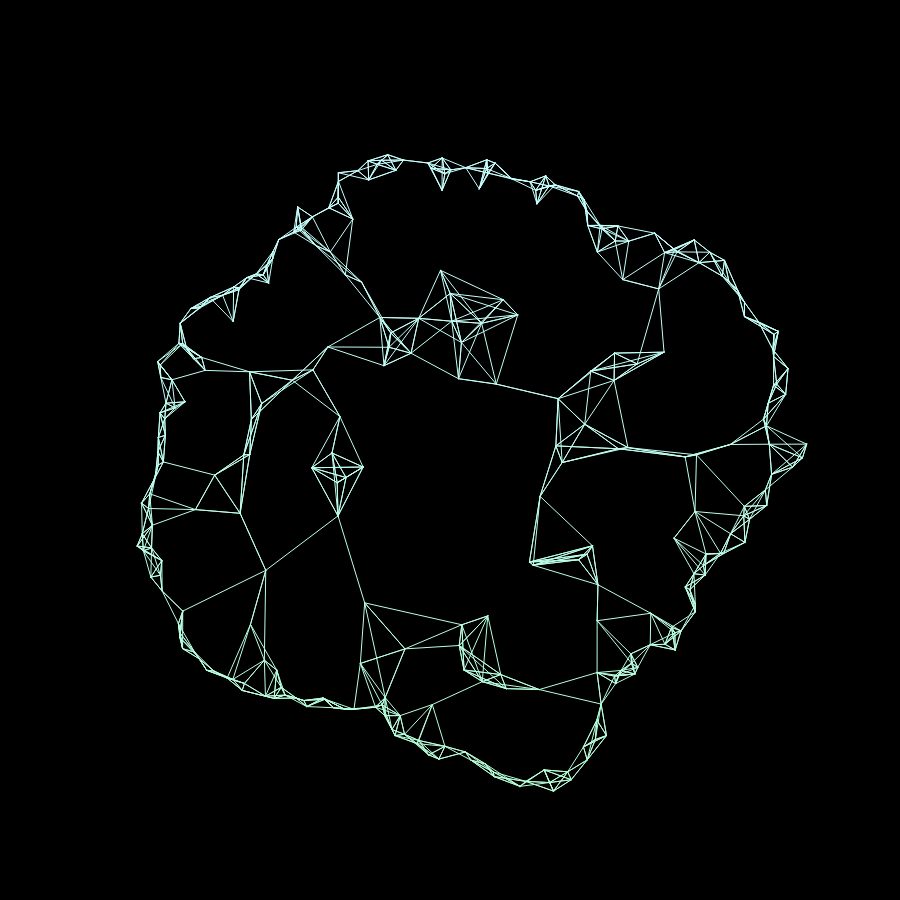
Frame 1 (no input)
Frame 2 (the mouse pressed at the canvas centre, redrawn once): identical to frame 1, image omitted

The p5.js sketch that drew this single still picture (run headless with seeded random() and noise() and a simulated clock; the mouse was pressed at the canvas centre and the sketch redrawn once):

// p5.js sketch
// ── sketch.js
// "Geometric constellation" style
// Yuri + Echo, p5.js

let points = [];
const NUM_PERIMETER_POINTS = 200; // puntos en el perímetro
const NUM_INTERIOR_POINTS = 100; // puntos en el interior
const NEIGHBORS = 5; // cuántos vecinos conectar
const MAX_DIST = 150; // distancia máxima de conexión

function setup() {
  const s = min(windowWidth, windowHeight) * 0.9;
  createCanvas(s, s);
  background(45, 52, 54);

  colorMode(HSB, 360, 100, 100);
  noLoop(); // dibujo estático

  generatePoints();
}

function windowResized() {
  const s = min(windowWidth, windowHeight) * 0.9;
  resizeCanvas(s, s);
  redraw();
}

function draw() {
  background(0);
  drawNetwork();
}

function generatePoints() {
  points = [];

  const cx = width / 2;
  const cy = height / 2;
  const baseR = min(width, height) * 0.35;

  // 1. Generar puntos en el perímetro (como antes)
  for (let i = 0; i < NUM_PERIMETER_POINTS; i++) {
    // ángulo alrededor del círculo
    const t = map(i, 0, NUM_PERIMETER_POINTS, 0, TWO_PI);

    // ruido en el radio para deformar la "corona"
    const n = noise(i * 0.05);
    const rOffset = map(n, 0, 1, -baseR * 0.35, baseR * 0.35);
    const r = baseR + rOffset;

    let x = cx + cos(t) * r;
    let y = cy + sin(t) * r;

    // un poco de jitter extra
    x += random(-10, 10);
    y += random(-10, 10);

    points.push(createVector(x, y));
  }

  // 2. Generar puntos en el interior del círculo
  for (let i = 0; i < NUM_INTERIOR_POINTS; i++) {
    // generar un punto aleatorio dentro del círculo
    const angle = random(TWO_PI);
    // usar sqrt para distribución uniforme en el área
    const r = sqrt(random(1)) * baseR * 0.9; // 0.9 para mantenerlos dentro

    let x = cx + cos(angle) * r;
    let y = cy + sin(angle) * r;

    // jitter adicional
    x += random(-8, 8);
    y += random(-8, 8);

    points.push(createVector(x, y));
  }
}

function drawNetwork() {
  // dos colores para hacer un pequeño gradiente
  const c1 = color(190, 20, 100); // azul claro
  const c2 = color(140, 30, 100); // verdoso

  strokeWeight(1);

  for (let i = 0; i < points.length; i++) {
    const p = points[i];

    // calcular distancias a todos los demás puntos
    let neighbors = [];
    for (let j = 0; j < points.length; j++) {
      if (i === j) continue;
      const q = points[j];
      const d = p5.Vector.dist(p, q);
      neighbors.push({ idx: j, dist: d });
    }

    // ordenar por distancia ascendente
    neighbors.sort((a, b) => a.dist - b.dist);

    // conectar con los N vecinos más cercanos
    for (let k = 0; k < NEIGHBORS; k++) {
      const nb = neighbors[k];
      if (nb.dist > MAX_DIST) continue;

      const q = points[nb.idx];

      // factor para el gradiente según la posición vertical
      const t = map((p.y + q.y) * 0.5, 0, height, 0, 1);
      const col = lerpColor(c1, c2, t);
      stroke(col);

      line(p.x, p.y, q.x, q.y);
    }
  }
}
